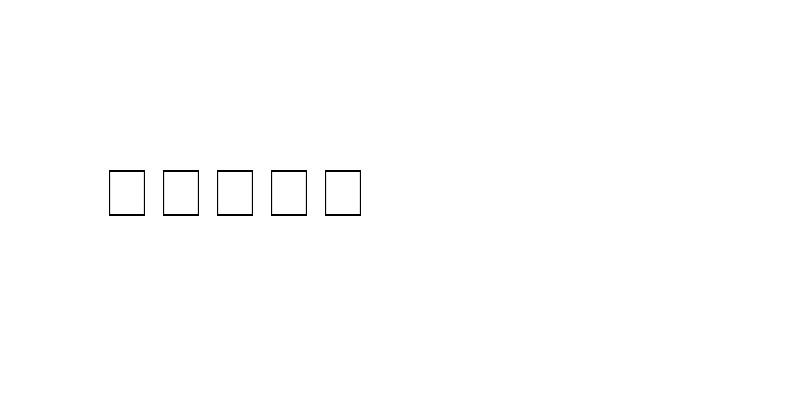

Reproduce this figure in Python.
#!/usr/bin/env python3
"""
Simple OCR test
"""
import pytesseract
from PIL import Image, ImageDraw, ImageFont
import os

# Configure pytesseract path
pytesseract.pytesseract.tesseract_cmd = r'C:\Program Files\Tesseract-OCR\tesseract.exe'

# Create a larger image
img = Image.new('RGB', (800, 400), (255, 255, 255)) # type: ignore
draw = ImageDraw.Draw(img)

# Try to use a larger font
try:
    font = ImageFont.truetype("arial.ttf", 72)
    print("Using Arial font")
except:
    font = ImageFont.load_default()
    print("Using default font")

# Draw large, simple text
draw.text((100, 150), "HELLO", fill='black', font=font)

# Save image
img.save('simple_test.png')
print("Image saved as simple_test.png")

# Test OCR with different configurations
configs = [
    '',  # Default
    '--psm 6',  # Assume uniform block of text
    '--psm 8',  # Single word
    '--psm 13',  # Raw line
]

for i, config in enumerate(configs):
    try:
        text = pytesseract.image_to_string(img, config=config)
        print(f"Config {i} ({config}): '{text.strip()}'")
    except Exception as e:
        print(f"Config {i} Error: {e}") 